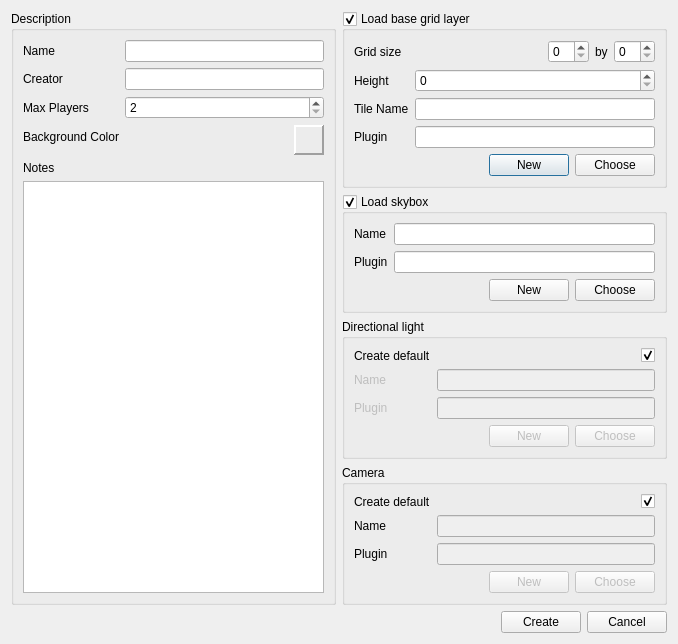
<?xml version="1.0" encoding="UTF-8"?>
<ui version="4.0">
 <class>NewMapDialog</class>
 <widget class="QDialog" name="NewMapDialog">
  <property name="geometry">
   <rect>
    <x>0</x>
    <y>0</y>
    <width>678</width>
    <height>623</height>
   </rect>
  </property>
  <property name="windowTitle">
   <string>Create New Map</string>
  </property>
  <layout class="QVBoxLayout" name="verticalLayout_8">
   <item>
    <layout class="QHBoxLayout" name="horizontalLayout_8">
     <item>
      <layout class="QVBoxLayout" name="verticalLayout_5">
       <item>
        <widget class="QGroupBox" name="mSceneGB">
         <property name="title">
          <string>Description</string>
         </property>
         <property name="checkable">
          <bool>false</bool>
         </property>
         <property name="checked">
          <bool>false</bool>
         </property>
         <layout class="QVBoxLayout" name="verticalLayout_4">
          <item>
           <layout class="QFormLayout" name="formLayout_5">
            <item row="0" column="0">
             <widget class="QLabel" name="label_4">
              <property name="text">
               <string>Name</string>
              </property>
             </widget>
            </item>
            <item row="0" column="1">
             <widget class="QLineEdit" name="mMapNameLE"/>
            </item>
            <item row="1" column="0">
             <widget class="QLabel" name="label_5">
              <property name="text">
               <string>Creator</string>
              </property>
             </widget>
            </item>
            <item row="1" column="1">
             <widget class="QLineEdit" name="mCreatorLE"/>
            </item>
            <item row="2" column="0">
             <widget class="QLabel" name="label_7">
              <property name="text">
               <string>Max Players</string>
              </property>
             </widget>
            </item>
            <item row="2" column="1">
             <widget class="QSpinBox" name="mMaxPlayersSB">
              <property name="minimum">
               <number>2</number>
              </property>
              <property name="maximum">
               <number>16</number>
              </property>
             </widget>
            </item>
            <item row="3" column="0">
             <widget class="QLabel" name="mColorLbl">
              <property name="enabled">
               <bool>true</bool>
              </property>
              <property name="text">
               <string>Background Color</string>
              </property>
              <property name="alignment">
               <set>Qt::AlignLeading|Qt::AlignLeft|Qt::AlignVCenter</set>
              </property>
             </widget>
            </item>
            <item row="3" column="1">
             <layout class="QHBoxLayout" name="horizontalLayout_3">
              <item>
               <spacer name="horizontalSpacer_2">
                <property name="orientation">
                 <enum>Qt::Horizontal</enum>
                </property>
                <property name="sizeHint" stdset="0">
                 <size>
                  <width>40</width>
                  <height>20</height>
                 </size>
                </property>
               </spacer>
              </item>
              <item>
               <widget class="ClickableFrame" name="mColorBtn">
                <property name="enabled">
                 <bool>true</bool>
                </property>
                <property name="minimumSize">
                 <size>
                  <width>30</width>
                  <height>30</height>
                 </size>
                </property>
                <property name="maximumSize">
                 <size>
                  <width>20</width>
                  <height>30</height>
                 </size>
                </property>
                <property name="styleSheet">
                 <string notr="true"/>
                </property>
                <property name="frameShape">
                 <enum>QFrame::Panel</enum>
                </property>
                <property name="frameShadow">
                 <enum>QFrame::Raised</enum>
                </property>
                <property name="lineWidth">
                 <number>2</number>
                </property>
                <property name="midLineWidth">
                 <number>0</number>
                </property>
               </widget>
              </item>
             </layout>
            </item>
           </layout>
          </item>
          <item>
           <widget class="QLabel" name="label_6">
            <property name="text">
             <string>Notes</string>
            </property>
           </widget>
          </item>
          <item>
           <widget class="QPlainTextEdit" name="mSceneNotesPTE"/>
          </item>
         </layout>
        </widget>
       </item>
      </layout>
     </item>
     <item>
      <layout class="QVBoxLayout" name="verticalLayout_7">
       <item>
        <widget class="QGroupBox" name="mLoadGridGB">
         <property name="toolTip">
          <string>&lt;html&gt;&lt;head/&gt;&lt;body&gt;&lt;p&gt;You have the option to create a base layer with a tile of your choice.. This is, a lot of times, a good idea because it helps you orient yourself when you are creating a new map. You can always erase portions you don't want.&lt;/p&gt;&lt;/body&gt;&lt;/html&gt;</string>
         </property>
         <property name="title">
          <string>Load base grid layer</string>
         </property>
         <property name="checkable">
          <bool>true</bool>
         </property>
         <property name="checked">
          <bool>true</bool>
         </property>
         <layout class="QVBoxLayout" name="verticalLayout_3">
          <item>
           <layout class="QFormLayout" name="formLayout_4">
            <item row="0" column="0">
             <widget class="QLabel" name="label">
              <property name="text">
               <string>Grid size</string>
              </property>
             </widget>
            </item>
            <item row="0" column="1">
             <layout class="QHBoxLayout" name="horizontalLayout_2">
              <item>
               <spacer name="horizontalSpacer">
                <property name="orientation">
                 <enum>Qt::Horizontal</enum>
                </property>
                <property name="sizeHint" stdset="0">
                 <size>
                  <width>40</width>
                  <height>20</height>
                 </size>
                </property>
               </spacer>
              </item>
              <item>
               <widget class="QSpinBox" name="mGridXSB"/>
              </item>
              <item>
               <widget class="QLabel" name="label_2">
                <property name="text">
                 <string>by</string>
                </property>
               </widget>
              </item>
              <item>
               <widget class="QSpinBox" name="mGridYSB"/>
              </item>
             </layout>
            </item>
            <item row="1" column="0">
             <widget class="QLabel" name="label_9">
              <property name="text">
               <string>Height</string>
              </property>
             </widget>
            </item>
            <item row="1" column="1">
             <widget class="QSpinBox" name="mHeightSB"/>
            </item>
            <item row="2" column="0">
             <widget class="QLabel" name="label_3">
              <property name="text">
               <string>Tile Name</string>
              </property>
             </widget>
            </item>
            <item row="2" column="1">
             <widget class="QLineEdit" name="mTileNameLE">
              <property name="readOnly">
               <bool>true</bool>
              </property>
             </widget>
            </item>
            <item row="4" column="1">
             <layout class="QHBoxLayout" name="horizontalLayout_6">
              <item>
               <spacer name="horizontalSpacer_3">
                <property name="orientation">
                 <enum>Qt::Horizontal</enum>
                </property>
                <property name="sizeHint" stdset="0">
                 <size>
                  <width>40</width>
                  <height>20</height>
                 </size>
                </property>
               </spacer>
              </item>
              <item>
               <widget class="QPushButton" name="mNewTileBtn">
                <property name="text">
                 <string>New</string>
                </property>
               </widget>
              </item>
              <item>
               <widget class="QPushButton" name="mChooseTileBtn">
                <property name="text">
                 <string>Choose</string>
                </property>
               </widget>
              </item>
             </layout>
            </item>
            <item row="3" column="1">
             <widget class="QLineEdit" name="mTilePluginLE">
              <property name="readOnly">
               <bool>true</bool>
              </property>
             </widget>
            </item>
            <item row="3" column="0">
             <widget class="QLabel" name="label_10">
              <property name="text">
               <string>Plugin</string>
              </property>
             </widget>
            </item>
           </layout>
          </item>
          <item>
           <spacer name="verticalSpacer">
            <property name="orientation">
             <enum>Qt::Vertical</enum>
            </property>
            <property name="sizeHint" stdset="0">
             <size>
              <width>20</width>
              <height>40</height>
             </size>
            </property>
           </spacer>
          </item>
         </layout>
        </widget>
       </item>
       <item>
        <widget class="QGroupBox" name="mLoadSkyboxGB">
         <property name="toolTip">
          <string>&lt;html&gt;&lt;head/&gt;&lt;body&gt;&lt;p&gt;Load a skybox as the background - if you already have some skyboxes that you have made you can use one of them here. A map can only use one skybox.. which makes sense. Just keep that in mind.&lt;/p&gt;&lt;/body&gt;&lt;/html&gt;</string>
         </property>
         <property name="title">
          <string>Load skybox</string>
         </property>
         <property name="checkable">
          <bool>true</bool>
         </property>
         <property name="checked">
          <bool>true</bool>
         </property>
         <layout class="QVBoxLayout" name="verticalLayout_6">
          <item>
           <layout class="QFormLayout" name="formLayout_3">
            <item row="0" column="0">
             <widget class="QLabel" name="label_8">
              <property name="text">
               <string>Name</string>
              </property>
             </widget>
            </item>
            <item row="0" column="1">
             <widget class="QLineEdit" name="mSkyboxLE">
              <property name="readOnly">
               <bool>true</bool>
              </property>
             </widget>
            </item>
            <item row="2" column="1">
             <layout class="QHBoxLayout" name="horizontalLayout_4">
              <item>
               <spacer name="horizontalSpacer_7">
                <property name="orientation">
                 <enum>Qt::Horizontal</enum>
                </property>
                <property name="sizeHint" stdset="0">
                 <size>
                  <width>40</width>
                  <height>20</height>
                 </size>
                </property>
               </spacer>
              </item>
              <item>
               <widget class="QPushButton" name="mNewSkyboxBtn">
                <property name="text">
                 <string>New</string>
                </property>
               </widget>
              </item>
              <item>
               <widget class="QPushButton" name="mChooseSkyboxBtn">
                <property name="text">
                 <string>Choose</string>
                </property>
               </widget>
              </item>
             </layout>
            </item>
            <item row="1" column="1">
             <widget class="QLineEdit" name="mSkyboxPluginLE">
              <property name="readOnly">
               <bool>true</bool>
              </property>
             </widget>
            </item>
            <item row="1" column="0">
             <widget class="QLabel" name="label_16">
              <property name="text">
               <string>Plugin</string>
              </property>
             </widget>
            </item>
           </layout>
          </item>
          <item>
           <spacer name="verticalSpacer_2">
            <property name="orientation">
             <enum>Qt::Vertical</enum>
            </property>
            <property name="sizeHint" stdset="0">
             <size>
              <width>20</width>
              <height>40</height>
             </size>
            </property>
           </spacer>
          </item>
         </layout>
        </widget>
       </item>
       <item>
        <widget class="QGroupBox" name="groupBox_2">
         <property name="title">
          <string>Directional light</string>
         </property>
         <layout class="QVBoxLayout" name="verticalLayout">
          <item>
           <layout class="QFormLayout" name="formLayout">
            <property name="fieldGrowthPolicy">
             <enum>QFormLayout::AllNonFixedFieldsGrow</enum>
            </property>
            <item row="1" column="0">
             <widget class="QLabel" name="mLightNameLbl">
              <property name="enabled">
               <bool>false</bool>
              </property>
              <property name="text">
               <string>Name</string>
              </property>
             </widget>
            </item>
            <item row="1" column="1">
             <widget class="QLineEdit" name="mDirLightLE">
              <property name="enabled">
               <bool>false</bool>
              </property>
              <property name="readOnly">
               <bool>true</bool>
              </property>
             </widget>
            </item>
            <item row="3" column="1">
             <layout class="QHBoxLayout" name="horizontalLayout">
              <item>
               <spacer name="horizontalSpacer_5">
                <property name="orientation">
                 <enum>Qt::Horizontal</enum>
                </property>
                <property name="sizeHint" stdset="0">
                 <size>
                  <width>40</width>
                  <height>20</height>
                 </size>
                </property>
               </spacer>
              </item>
              <item>
               <widget class="QPushButton" name="mNewDirLightBtn">
                <property name="enabled">
                 <bool>false</bool>
                </property>
                <property name="text">
                 <string>New</string>
                </property>
               </widget>
              </item>
              <item>
               <widget class="QPushButton" name="mChooseLightBtn">
                <property name="enabled">
                 <bool>false</bool>
                </property>
                <property name="text">
                 <string>Choose</string>
                </property>
               </widget>
              </item>
             </layout>
            </item>
            <item row="0" column="0">
             <widget class="QLabel" name="label_12">
              <property name="text">
               <string>Create default</string>
              </property>
             </widget>
            </item>
            <item row="0" column="1">
             <widget class="QCheckBox" name="mCreateDefaultDirLightCB">
              <property name="layoutDirection">
               <enum>Qt::RightToLeft</enum>
              </property>
              <property name="text">
               <string/>
              </property>
              <property name="checked">
               <bool>true</bool>
              </property>
             </widget>
            </item>
            <item row="2" column="1">
             <widget class="QLineEdit" name="mLightPluginLE">
              <property name="enabled">
               <bool>false</bool>
              </property>
              <property name="readOnly">
               <bool>true</bool>
              </property>
             </widget>
            </item>
            <item row="2" column="0">
             <widget class="QLabel" name="mLightPluginLbl">
              <property name="enabled">
               <bool>false</bool>
              </property>
              <property name="text">
               <string>Plugin</string>
              </property>
             </widget>
            </item>
           </layout>
          </item>
         </layout>
        </widget>
       </item>
       <item>
        <widget class="QGroupBox" name="groupBox">
         <property name="title">
          <string>Camera</string>
         </property>
         <layout class="QVBoxLayout" name="verticalLayout_2">
          <item>
           <layout class="QFormLayout" name="formLayout_2">
            <property name="fieldGrowthPolicy">
             <enum>QFormLayout::AllNonFixedFieldsGrow</enum>
            </property>
            <item row="0" column="0">
             <widget class="QLabel" name="label_13">
              <property name="text">
               <string>Create default</string>
              </property>
             </widget>
            </item>
            <item row="0" column="1">
             <widget class="QCheckBox" name="mCreateDefaultCamCB">
              <property name="layoutDirection">
               <enum>Qt::RightToLeft</enum>
              </property>
              <property name="text">
               <string/>
              </property>
              <property name="checked">
               <bool>true</bool>
              </property>
             </widget>
            </item>
            <item row="1" column="0">
             <widget class="QLabel" name="mCamNameLbl">
              <property name="enabled">
               <bool>true</bool>
              </property>
              <property name="text">
               <string>Name</string>
              </property>
             </widget>
            </item>
            <item row="1" column="1">
             <widget class="QLineEdit" name="mCamLE">
              <property name="enabled">
               <bool>false</bool>
              </property>
              <property name="readOnly">
               <bool>true</bool>
              </property>
             </widget>
            </item>
            <item row="3" column="1">
             <layout class="QHBoxLayout" name="horizontalLayout_5">
              <item>
               <spacer name="horizontalSpacer_6">
                <property name="orientation">
                 <enum>Qt::Horizontal</enum>
                </property>
                <property name="sizeHint" stdset="0">
                 <size>
                  <width>40</width>
                  <height>20</height>
                 </size>
                </property>
               </spacer>
              </item>
              <item>
               <widget class="QPushButton" name="mNewCamBtn">
                <property name="enabled">
                 <bool>false</bool>
                </property>
                <property name="text">
                 <string>New</string>
                </property>
               </widget>
              </item>
              <item>
               <widget class="QPushButton" name="mChooseCamBtn">
                <property name="enabled">
                 <bool>false</bool>
                </property>
                <property name="text">
                 <string>Choose</string>
                </property>
               </widget>
              </item>
             </layout>
            </item>
            <item row="2" column="1">
             <widget class="QLineEdit" name="mCamPluginLE">
              <property name="enabled">
               <bool>false</bool>
              </property>
              <property name="readOnly">
               <bool>true</bool>
              </property>
             </widget>
            </item>
            <item row="2" column="0">
             <widget class="QLabel" name="mCamPluginLbl">
              <property name="text">
               <string>Plugin</string>
              </property>
             </widget>
            </item>
           </layout>
          </item>
         </layout>
        </widget>
       </item>
      </layout>
     </item>
    </layout>
   </item>
   <item>
    <layout class="QHBoxLayout" name="horizontalLayout_7">
     <item>
      <spacer name="horizontalSpacer_4">
       <property name="orientation">
        <enum>Qt::Horizontal</enum>
       </property>
       <property name="sizeHint" stdset="0">
        <size>
         <width>40</width>
         <height>20</height>
        </size>
       </property>
      </spacer>
     </item>
     <item>
      <widget class="QPushButton" name="mCreateBtn">
       <property name="text">
        <string>Create</string>
       </property>
      </widget>
     </item>
     <item>
      <widget class="QPushButton" name="mCancelBtn">
       <property name="text">
        <string>Cancel</string>
       </property>
      </widget>
     </item>
    </layout>
   </item>
  </layout>
  <zorder>groupBox</zorder>
  <zorder>groupBox_2</zorder>
  <zorder>label_6</zorder>
  <zorder></zorder>
  <zorder></zorder>
 </widget>
 <customwidgets>
  <customwidget>
   <class>ClickableFrame</class>
   <extends>QFrame</extends>
   <header>clickableframe.h</header>
   <container>1</container>
   <slots>
    <signal>clicked()</signal>
   </slots>
  </customwidget>
 </customwidgets>
 <resources/>
 <connections>
  <connection>
   <sender>mNewTileBtn</sender>
   <signal>pressed()</signal>
   <receiver>NewMapDialog</receiver>
   <slot>onNewTile()</slot>
   <hints>
    <hint type="sourcelabel">
     <x>479</x>
     <y>138</y>
    </hint>
    <hint type="destinationlabel">
     <x>266</x>
     <y>165</y>
    </hint>
   </hints>
  </connection>
  <connection>
   <sender>mNewSkyboxBtn</sender>
   <signal>pressed()</signal>
   <receiver>NewMapDialog</receiver>
   <slot>onNewSkybox()</slot>
   <hints>
    <hint type="sourcelabel">
     <x>479</x>
     <y>236</y>
    </hint>
    <hint type="destinationlabel">
     <x>266</x>
     <y>280</y>
    </hint>
   </hints>
  </connection>
  <connection>
   <sender>mChooseTileBtn</sender>
   <signal>pressed()</signal>
   <receiver>NewMapDialog</receiver>
   <slot>onChooseTile()</slot>
   <hints>
    <hint type="sourcelabel">
     <x>560</x>
     <y>138</y>
    </hint>
    <hint type="destinationlabel">
     <x>497</x>
     <y>178</y>
    </hint>
   </hints>
  </connection>
  <connection>
   <sender>mChooseSkyboxBtn</sender>
   <signal>pressed()</signal>
   <receiver>NewMapDialog</receiver>
   <slot>onChooseSkybox()</slot>
   <hints>
    <hint type="sourcelabel">
     <x>560</x>
     <y>236</y>
    </hint>
    <hint type="destinationlabel">
     <x>498</x>
     <y>270</y>
    </hint>
   </hints>
  </connection>
  <connection>
   <sender>mCreateBtn</sender>
   <signal>pressed()</signal>
   <receiver>NewMapDialog</receiver>
   <slot>onCreate()</slot>
   <hints>
    <hint type="sourcelabel">
     <x>492</x>
     <y>508</y>
    </hint>
    <hint type="destinationlabel">
     <x>316</x>
     <y>303</y>
    </hint>
   </hints>
  </connection>
  <connection>
   <sender>mCancelBtn</sender>
   <signal>pressed()</signal>
   <receiver>NewMapDialog</receiver>
   <slot>onCancel()</slot>
   <hints>
    <hint type="sourcelabel">
     <x>573</x>
     <y>508</y>
    </hint>
    <hint type="destinationlabel">
     <x>125</x>
     <y>291</y>
    </hint>
   </hints>
  </connection>
  <connection>
   <sender>mNewDirLightBtn</sender>
   <signal>pressed()</signal>
   <receiver>NewMapDialog</receiver>
   <slot>onNewDirlight()</slot>
   <hints>
    <hint type="sourcelabel">
     <x>412</x>
     <y>344</y>
    </hint>
    <hint type="destinationlabel">
     <x>269</x>
     <y>494</y>
    </hint>
   </hints>
  </connection>
  <connection>
   <sender>mChooseLightBtn</sender>
   <signal>pressed()</signal>
   <receiver>NewMapDialog</receiver>
   <slot>onChooseDirlight()</slot>
   <hints>
    <hint type="sourcelabel">
     <x>532</x>
     <y>351</y>
    </hint>
    <hint type="destinationlabel">
     <x>580</x>
     <y>370</y>
    </hint>
   </hints>
  </connection>
  <connection>
   <sender>mNewCamBtn</sender>
   <signal>pressed()</signal>
   <receiver>NewMapDialog</receiver>
   <slot>onNewCamera()</slot>
   <hints>
    <hint type="sourcelabel">
     <x>438</x>
     <y>458</y>
    </hint>
    <hint type="destinationlabel">
     <x>327</x>
     <y>507</y>
    </hint>
   </hints>
  </connection>
  <connection>
   <sender>mChooseCamBtn</sender>
   <signal>pressed()</signal>
   <receiver>NewMapDialog</receiver>
   <slot>onChooseCamera()</slot>
   <hints>
    <hint type="sourcelabel">
     <x>527</x>
     <y>454</y>
    </hint>
    <hint type="destinationlabel">
     <x>152</x>
     <y>498</y>
    </hint>
   </hints>
  </connection>
  <connection>
   <sender>mCreateDefaultCamCB</sender>
   <signal>toggled(bool)</signal>
   <receiver>NewMapDialog</receiver>
   <slot>onCameraCB(bool)</slot>
   <hints>
    <hint type="sourcelabel">
     <x>554</x>
     <y>405</y>
    </hint>
    <hint type="destinationlabel">
     <x>17</x>
     <y>495</y>
    </hint>
   </hints>
  </connection>
  <connection>
   <sender>mCreateDefaultDirLightCB</sender>
   <signal>toggled(bool)</signal>
   <receiver>NewMapDialog</receiver>
   <slot>onDirLightCB(bool)</slot>
   <hints>
    <hint type="sourcelabel">
     <x>514</x>
     <y>289</y>
    </hint>
    <hint type="destinationlabel">
     <x>280</x>
     <y>369</y>
    </hint>
   </hints>
  </connection>
 </connections>
 <slots>
  <slot>onNewTile()</slot>
  <slot>onChooseTile()</slot>
  <slot>onNewSkybox()</slot>
  <slot>onChooseSkybox()</slot>
  <slot>onCreate()</slot>
  <slot>onCancel()</slot>
  <slot>onNewDirlight()</slot>
  <slot>onChooseDirlight()</slot>
  <slot>onNewCamera()</slot>
  <slot>onChooseCamera()</slot>
  <slot>onDirLightCB(bool)</slot>
  <slot>onCameraCB(bool)</slot>
 </slots>
</ui>
